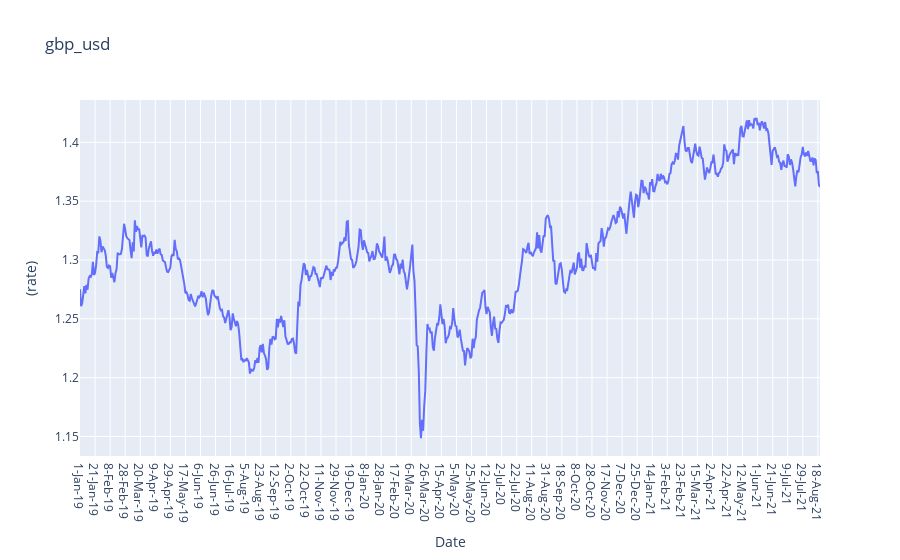

Here is the notebook cell this chart was saved with:
### Code cell
fig = go.Figure(data=[gbp_usd_data ], layout=layout)
plotly.offline.iplot(fig)

### Figure 1 — Plotly figure (JSON) as saved in the notebook; plotly's stock layout.template omitted (floating-point values rounded to 4 significant figures; data arrays with more than 128 entries replaced by an {"elided": "..."} marker saying what was removed)
{"data": [{"type": "scatter", "x": {"elided": "689 str values"}, "y": {"elided": "689 float values"}}], "layout": {"title": {"text": "gbp_usd"}, "xaxis": {"title": {"text": "Date"}}, "yaxis": {"title": {"text": "(rate)"}}}}
